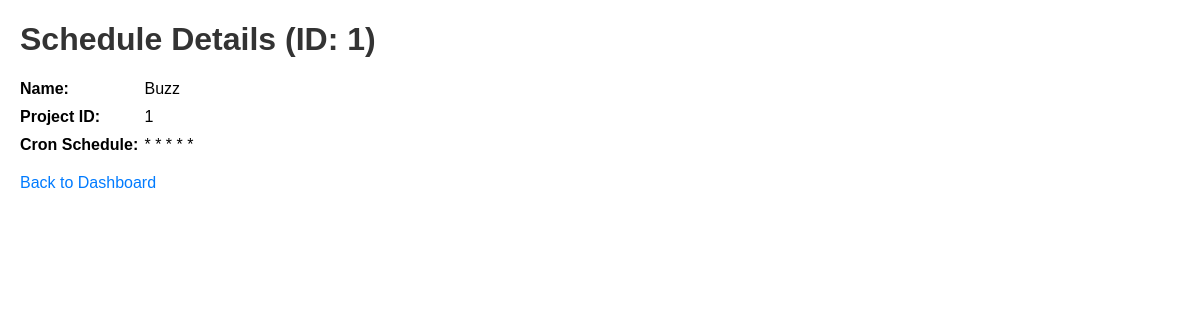
Page /schedules/1 on the earlier database version.
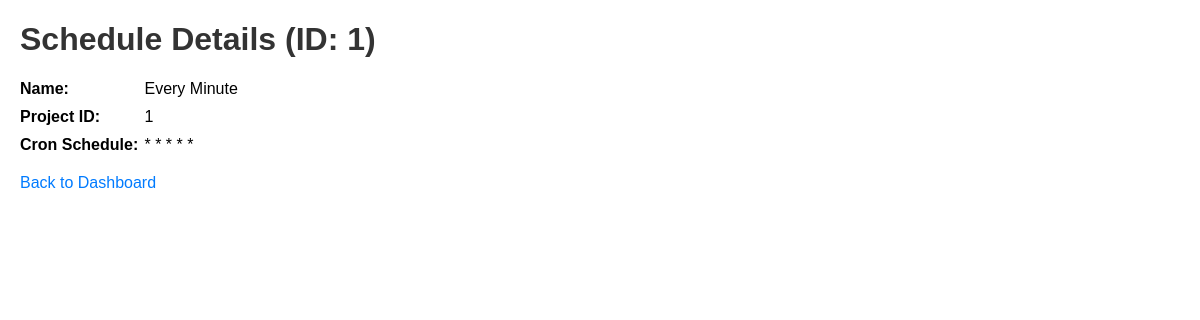
Same page on the later database version.
### app/models/schedule.py (models this page shows)
class Schedule(Base):
    __tablename__ = "schedules"
    id = Column(Integer, primary_key=True, index=True)
    name = Column(String, index=True)
    project_id = Column(Integer, ForeignKey("projects.id"))
    cron_schedule = Column(String)
    project = relationship("Project", back_populates="schedules")
    runs = relationship("Run", back_populates="schedule", cascade="all, delete-orphan")

### app/main.py (the view)
@app.get("/schedules/{schedule_id}", response_class=HTMLResponse)
async def schedule_detail(request: Request, schedule_id: int, db: Session = Depends(get_db)):
    schedule = crud_schedule.get_schedule(db, schedule_id=schedule_id)
    if schedule is None:
        raise HTTPException(status_code=404, detail="Schedule not found")
    return templates.TemplateResponse("schedule_detail.html", {"request": request, "schedule": schedule})

### templates/schedule_detail.html (shortened to what this page needs)
<!DOCTYPE html>
<html>
<head>
</head>
<body>
    <h1>Schedule Details (ID: {{ schedule.id }})</h1>
    <div><strong>Name:</strong> {{ schedule.name }}</div>
    <div><strong>Project ID:</strong> {{ schedule.project_id }}</div>
    <div><strong>Cron Schedule:</strong> {{ schedule.cron_schedule }}</div>
    <a href="/" class="back-link">Back to Dashboard</a>
</body>
</html>

Differences in the rows shown:
changed Schedule id 1: name "Buzz" → "Every Minute"
